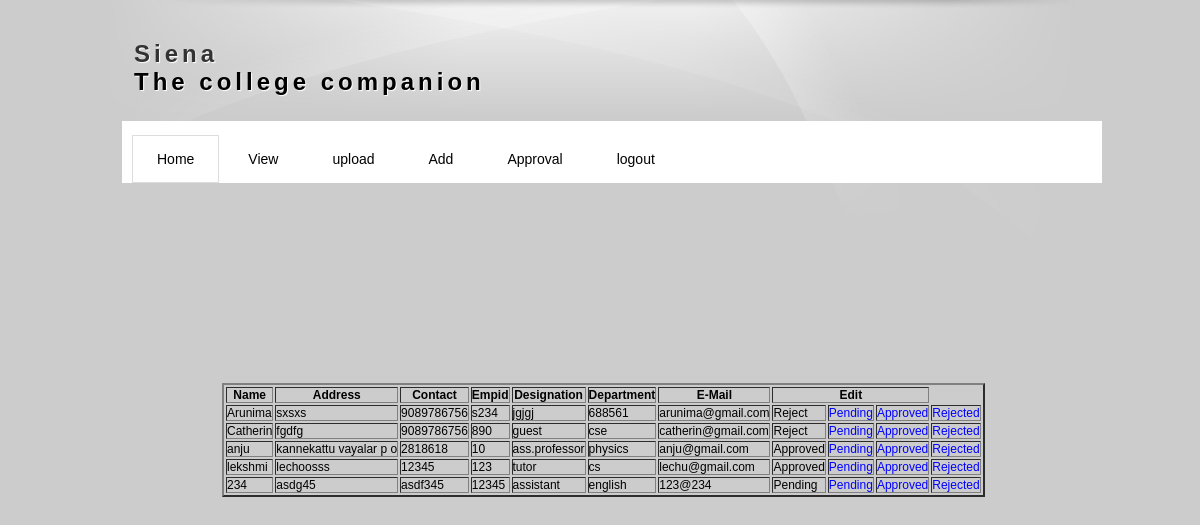
Page /admin/teacherapproval.php on the committed database.
### tables this page shows
CREATE TABLE `teacherreg` (
  `name` varchar(20) NOT NULL,
  `address` varchar(40) NOT NULL,
  `contact` varchar(10) NOT NULL,
  `empid` varchar(20) NOT NULL,
  `designation` varchar(20) NOT NULL,
  `dept` varchar(20) NOT NULL,
  `email` varchar(50) NOT NULL,
  PRIMARY KEY  (`email`)
);

### shares/db/mydatabase.inc (called while the page is built, shortened)
<?php
	function getDatas($sql){
		$dt = mysql_query($sql);
		$table = array();
		$rno = mysql_num_rows($dt);
		$cno = mysql_num_fields($dt);
		for($i=0;$i<$rno;$i++){
			$row = mysql_fetch_array($dt);
			for($j=0;$j<$cno;$j++){
				$table[$i][$j] = $row[$j];
			}
		}
		return $table;
	}
?>

### admin/teacherapproval.php (the view, shortened to what this page needs)
<?php include_once("../shares/db/mydatabase.inc"); ?>
<?php include("../admin/menu.php");?>
<div id="site_content" style="position:relative;top:200px;left:100px;>
<form method="post">
	<table class="datagrid" border=2>
	<tr>
		<th>Name</th>
		<th>Address</th>
		<th>Contact</th>
		<th>Empid</th>
		<th>Designation</th>
		<th>Department</th>
		<th>E-Mail</th>
		<th colspan="3">Edit</th>
	</tr>
	<?php
		$sql = "select t1.*,if(status=0,'Pending',if(status=1,'Approved','Reject')) from teacherreg t1,login t2 where t1.email = t2.username";
		$tbl = getDatas($sql);
		for($i=0;$i<count($tbl);$i++){
			$cl = ($i%2==0)?"eve":"odd";
			echo "<tr class='$cl'>";
			for($j=0;$j<count($tbl[$i]);$j++){
				echo "<td>".$tbl[$i][$j]."</td>";
			}
?>
<td><a href="?id=<?php echo $tbl[$i][6]?>&mode=pen"><font color="blue">Pending</font></a></td>
<td><a href="?id=<?php echo $tbl[$i][6]?>&mode=app"><font color="blue">Approved</font></a></td>
<td><a href="?id=<?php echo $tbl[$i][6]?>&mode=rej"><font color="blue">Rejected</font></a></td>
<?php
			echo "</tr>";
		}
	?>
	</table>
</div>

### tempfinal/css/main.css (style rules this page uses)
* { margin: 0; padding: 0; }
body { font: 12px Tahoma, Arial, Sans-Serif; color: #000; background: #ccc; }
a { text-decoration: none; color: #000; }

### rows in the picture
teacherreg: name "Arunima", address "sxsxs", contact "9089786756", empid "s234", designation "jgjgj", dept "688561", email "arunima@gmail.com", j "Reject"
teacherreg: name "Catherin", address "fgdfg", contact "9089786756", empid "890", designation "guest", dept "cse", email "catherin@gmail.com", j "Reject"
teacherreg: name "anju", address "kannekattu vayalar p o", contact "2818618", empid "10", designation "ass.professor", dept "physics", email "anju@gmail.com", j "Approved"
teacherreg: name "lekshmi", address "lechoosss", contact "12345", empid "123", designation "tutor", dept "cs", email "lechu@gmail.com", j "Approved"
teacherreg: name "234", address "asdg45", contact "asdf345", empid "12345", designation "assistant", dept "english", email "123@234", j "Pending"
